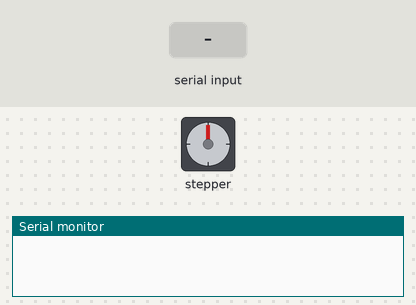
Bench run of a sketch on a simulated Arduino Uno, built with avr-gcc and run on an emulated ATmega328P. Shown: stepper motor, the last lines printed to the serial monitor. Inputs (shaded band) come from the test bench. Stepper angles assume 200 steps per turn.

Above: at 1.2 s.
1.3 s: "a" received over Serial
At 1.45 s:
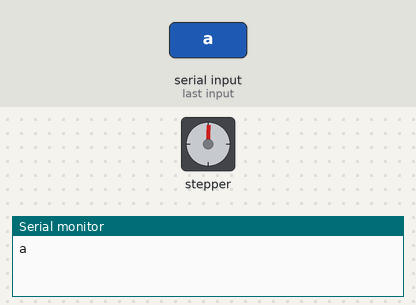
At 2.05 s:
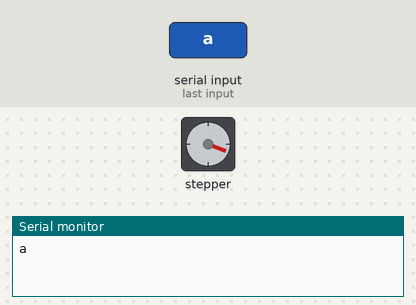
4.3 s: "a" received over Serial
At 4.47 s:
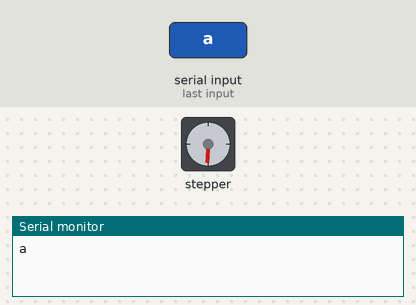
Timing chart, 0 to 10.8 s (numbered marks = the images above; inputs shaded):
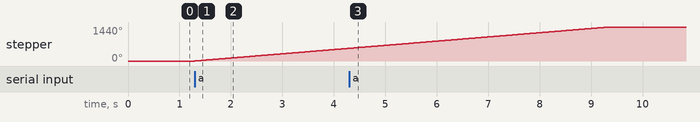

The sketch:

Test0630.ino
```cpp
/*

4선 유니폴라형 스테펍모터 제어
시리얼 모니터 창에
a입력 -> 시계방향으로 한바퀴
b입력 -> 반시계방향으로 한바퀴

*/

#include <Stepper.h>

// Number of steps per output rotation
const int stepsPerRevolution1 = 200;//한바퀴 스텝수
const int stepsPerRevolution2 = 200;//한바퀴 스텝수


// Create Instance of Stepper library
Stepper Stepper1(stepsPerRevolution1, 3, 4, 6, 7);
Stepper Stepper2(stepsPerRevolution2, 8, 9, 10, 11);


void setup()
{
	// set the speed at 60 rpm:
	Stepper1.setSpeed(30);
	// initialize the serial port:
	Serial.begin(9600);
}
char state;

void loop() {

  if(Serial.available()){
    state=Serial.read();
    if (state=='a'){
      Serial.println(String(state));
      Stepper1.step(400);
    }
  }
}
```

Measured:
- after the input at 1.3 s, stepper: keeps turning clockwise at about 180°/s, starting at once
